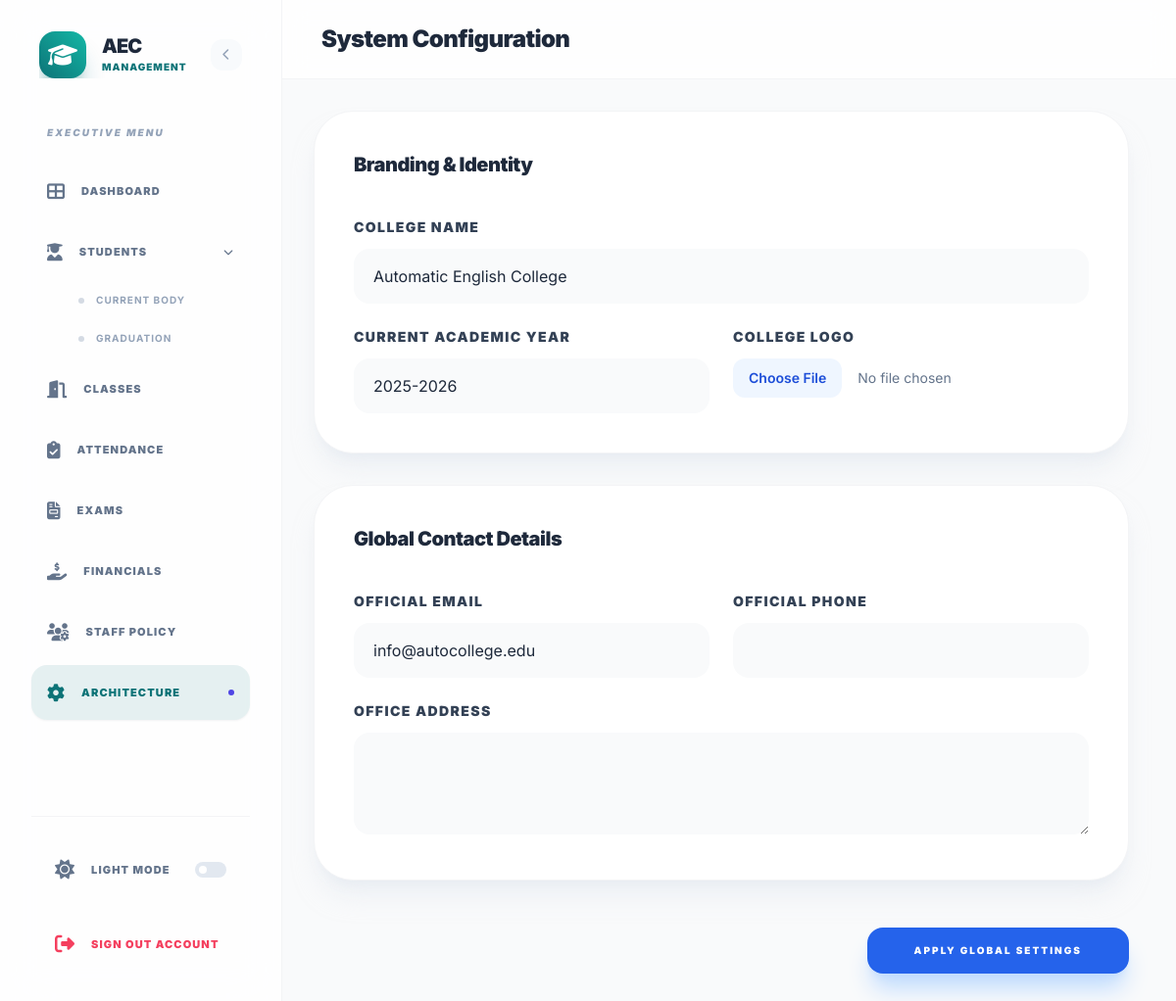
The page /settings.php (signed in) on the database its author committed.
### tables this page shows
CREATE TABLE IF NOT EXISTS `settings` (
  `id` int(11) NOT NULL AUTO_INCREMENT,
  `college_name` varchar(255) NOT NULL DEFAULT 'Automatic English College',
  `college_logo` varchar(255) DEFAULT NULL,
  `academic_year` varchar(50) DEFAULT NULL,
  `contact_email` varchar(100) DEFAULT NULL,
  `contact_phone` varchar(50) DEFAULT NULL,
  `address` text DEFAULT NULL,
  `updated_at` timestamp DEFAULT CURRENT_TIMESTAMP ON UPDATE CURRENT_TIMESTAMP,
  PRIMARY KEY (`id`)
);

### includes/functions.php (called while the page is built, shortened)
<?php
function get_settings($pdo)
{
    $stmt = $pdo->query("SELECT * FROM settings LIMIT 1");
    return $stmt->fetch();
}
?>

### settings.php (the view, shortened to what this page needs)
<?php
require_once 'config/database.php';
require_once 'includes/functions.php';
include 'includes/header.php';
include 'includes/sidebar.php';
?>
<main class="flex-grow overflow-y-auto bg-gray-50 dark:bg-dark-bg transition-all duration-300">
    <header
        class="bg-white/80 dark:bg-dark-card/80 backdrop-blur-md border-b border-gray-100 dark:border-dark-border py-6 px-10 flex items-center sticky top-0 z-20 transition-all duration-300">
        <h2 class="text-2xl font-black text-slate-800 dark:text-white tracking-tight">System Configuration</h2>
    </header>
    <div class="p-8 max-w-4xl">
        <form action="settings.php" method="POST" class="space-y-8">
            <div
                class="bg-white dark:bg-dark-card p-10 rounded-[2.5rem] shadow-xl shadow-slate-200/50 dark:shadow-none border border-gray-100 dark:border-dark-border transition-all duration-300">
                <h3 class="text-xl font-black mb-10 text-slate-800 dark:text-white tracking-tight">Branding & Identity
                </h3>
                <div class="grid grid-cols-1 md:grid-cols-2 gap-6">
                    <div class="md:col-span-2">
                        <label
                            class="block text-sm font-black text-slate-700 dark:text-slate-300 uppercase tracking-widest mb-3">College
                            Name</label>
                        <input type="text" name="college_name" value="<?php echo $settings->college_name; ?>"
                            class="w-full px-5 py-4 bg-gray-50 dark:bg-slate-900 border-none rounded-2xl focus:ring-2 focus:ring-blue-500 dark:text-white transition-all">
                    </div>
                    <div>
                        <label
                            class="block text-sm font-black text-slate-700 dark:text-slate-300 uppercase tracking-widest mb-3">Current
                            Academic Year</label>
                        <input type="text" name="academic_year" value="<?php echo $settings->academic_year; ?>"
                            class="w-full px-5 py-4 bg-gray-50 dark:bg-slate-900 border-none rounded-2xl focus:ring-2 focus:ring-blue-500 dark:text-white transition-all">
                    </div>
                    <div>
                        <label
                            class="block text-sm font-black text-slate-700 dark:text-slate-300 uppercase tracking-widest mb-3">College
                            Logo</label>
                        <input type="file"
                            class="w-full text-sm text-slate-500 file:mr-4 file:py-2.5 file:px-4 file:rounded-xl file:border-0 file:text-sm file:font-semibold file:bg-blue-50 dark:file:bg-blue-900/30 file:text-blue-700 dark:file:text-blue-400 transition-all">
                    </div>
                </div>
            </div>
            <div
                class="bg-white dark:bg-dark-card p-10 rounded-[2.5rem] shadow-xl shadow-slate-200/50 dark:shadow-none border border-gray-100 dark:border-dark-border transition-all duration-300">
                <h3 class="text-xl font-black mb-10 text-slate-800 dark:text-white tracking-tight">Global Contact
                    Details</h3>
                <div class="grid grid-cols-1 md:grid-cols-2 gap-6">
                    <div>
                        <label
                            class="block text-sm font-black text-slate-700 dark:text-slate-300 uppercase tracking-widest mb-3">Official
                            Email</label>
                        <input type="email" name="contact_email" value="<?php echo $settings->contact_email; ?>"
                            class="w-full px-5 py-4 bg-gray-50 dark:bg-slate-900 border-none rounded-2xl focus:ring-2 focus:ring-blue-500 dark:text-white transition-all">
                    </div>
                    <div>
                        <label
                            class="block text-sm font-black text-slate-700 dark:text-slate-300 uppercase tracking-widest mb-3">Official
                            Phone</label>
                        <input type="text" name="contact_phone" value="<?php echo $settings->contact_phone; ?>"
                            class="w-full px-5 py-4 bg-gray-50 dark:bg-slate-900 border-none rounded-2xl focus:ring-2 focus:ring-blue-500 dark:text-white transition-all">
                    </div>
                    <div class="md:col-span-2">
                        <label
                            class="block text-sm font-black text-slate-700 dark:text-slate-300 uppercase tracking-widest mb-3">Office
                            Address</label>
                        <textarea name="address" rows="3"
                            class="w-full px-5 py-4 bg-gray-50 dark:bg-slate-900 border-none rounded-2xl focus:ring-2 focus:ring-blue-500 dark:text-white transition-all"><?php echo $settings->address; ?></textarea>
                    </div>
                </div>
            </div>
            <div class="flex justify-end pt-4">
                <button type="submit"
                    class="bg-blue-600 text-white px-12 py-4 rounded-2xl font-black uppercase tracking-[0.2em] text-[10px] shadow-xl shadow-blue-200 dark:shadow-none hover:bg-blue-700 transform active:scale-95 transition-all">
                    Apply Global Settings
                </button>
            </div>
        </form>
    </div>
</main>
<?php include 'includes/footer.php'; ?>

### includes/header.php (style rules this page uses)
body { font-family: 'Inter', sans-serif; }
main { animation: fadeInUp 0.5s ease-out forwards; }
:root { --brand-teal: #0d7377; --brand-orange: #e07c24; }
* { animation-duration: 0s !important; animation-delay: 0s !important; transition-duration: 0s !important; transition-delay: 0s !important; transform: none !important; }
* { transition: none !important; -webkit-transition: none !important; -moz-transition: none !important; -ms-transition: none !important; -o-transition: none !important; }
.transition-all, .transition-colors, .transition-opacity, .transition-shadow, .transition-transform, .transition, .duration-75, .duration-100, .duration-150, .duration-200, .duration-300, .duration-500, .duration-700, .duration-1000, .ease-in, .ease-out, .ease-in-out, .ease-linear { transition: none !important; animation: none !important; }
main { animation: none !important; }
*, *::before, *::after { animation: none !important; transition: none !important; transform: none !important; }

### rows shown on the page
settings: college_name "Automatic English College", academic_year "2025-2026", contact_email "info@autocollege.edu"

### other values the page prints
$item['name'] "DASHBOARD"
$item['name'] "CLASSES"
$item['name'] "ATTENDANCE"
$item['name'] "EXAMS"
$item['name'] "FINANCIALS"
$item['name'] "STAFF POLICY"
$item['name'] "ARCHITECTURE"
